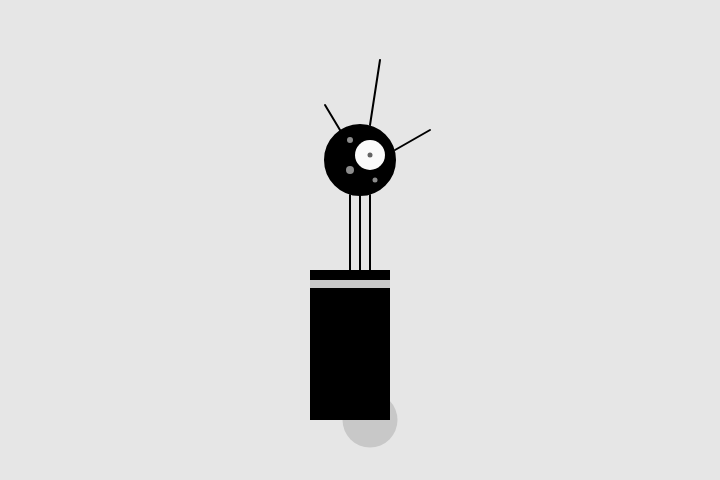
Frame 1 (no input)
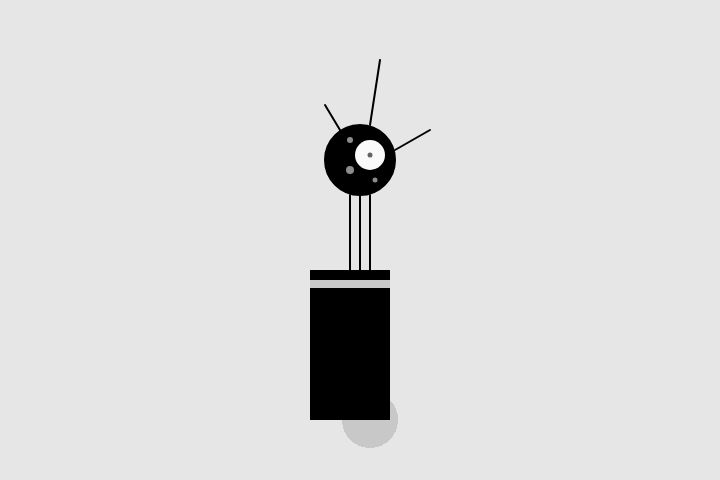
Frame 60 (no input)
Frame 120 (the mouse pressed at the canvas centre since frame 60): identical to frame 60, image omitted

The p5.js sketch that drew these frames (run headless with seeded random() and noise() and a simulated clock; from frame 60 on, the mouse is pressed at the canvas centre):

// p5.js sketch
// ── sketch.js
function setup() {
  createCanvas(720,480);
  background(230);
  colorMode(RGB);
}

function draw() {
  strokeWeight(2);
  
  //capelli
  line(340,130,325,105);
  line(370,125,380,60);
  line(350,195,350,270);
  
  //collo
  line(360,195,360,270);
  line(370,195,370,270);
  line(395,150,430,130);
  
  //testa
  fill(0);
  ellipse(360,160,70,70);
  fill(140);
  noStroke();
  ellipse(350,170,8,8);
  ellipse(350,140,6,6);
  ellipse(375,180,5,5);
  fill(250);
  ellipse(370,155,30,30);
  fill(100);
  ellipse(370,155,5,5);
  
  //corpo
  fill(200);
  ellipse(370,420,55,55);
  fill(0);
  rect(310,270,80,150);
  fill(200);
  rect(310,280,80,8);
}
